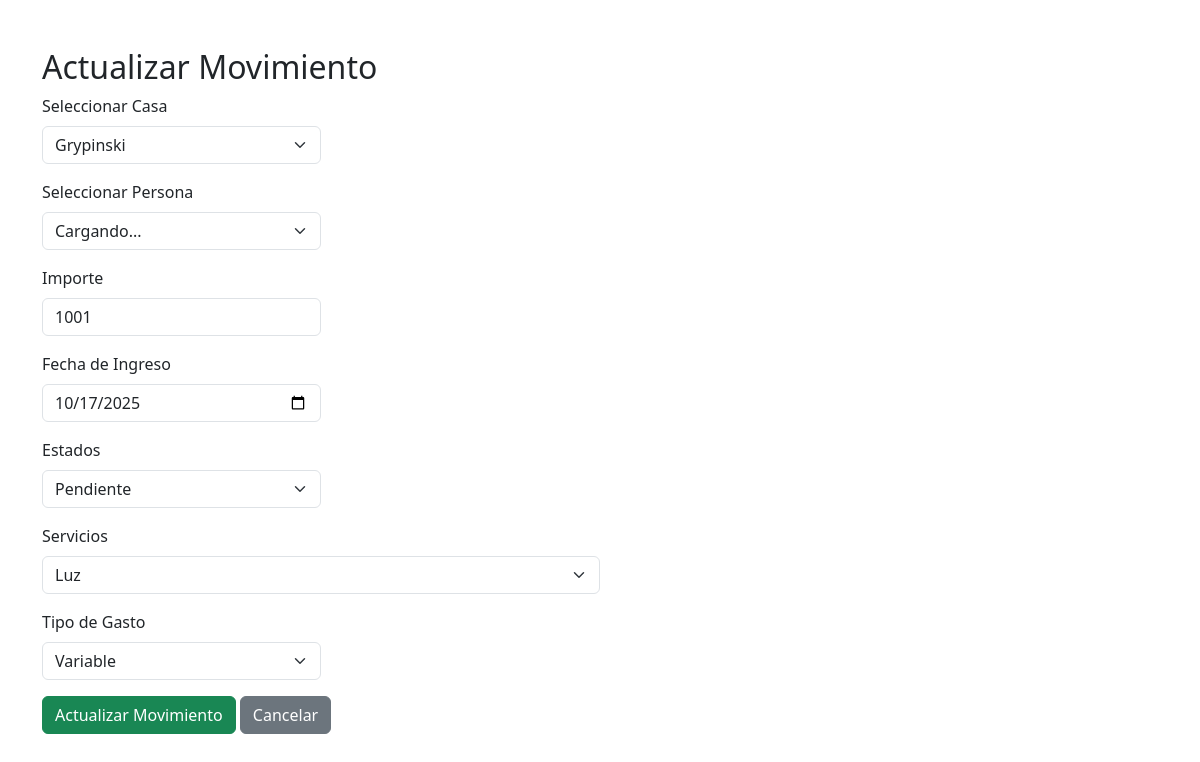
Page /views/movimientos/update_movimiento.php?upd=4 on the committed database.
### tables this page shows
CREATE TABLE `movimientos` (
  `id_movimientos` int(11) NOT NULL,
  `importe` int(11) DEFAULT NULL,
  `fecha_ingreso` date DEFAULT NULL,
  `id_casa` int(11) DEFAULT NULL,
  `id_persona` int(11) DEFAULT NULL,
  `estados` varchar(100) DEFAULT NULL,
  `servicios` varchar(100) DEFAULT NULL,
  `tipo_de_gastos` varchar(100) DEFAULT NULL
);

CREATE TABLE `casa` (
  `id_casa` int(11) NOT NULL,
  `nombre` varchar(50) DEFAULT NULL,
  `calle` varchar(50) DEFAULT NULL,
  `numero` int(11) DEFAULT NULL,
  `localidad` varchar(50) DEFAULT NULL,
  `provincia` varchar(50) NOT NULL,
  `id_usuarios` int(11) DEFAULT NULL
);

### views/movimientos/update_movimiento.php (the view, shortened to what this page needs)
<?php
include("../../conexion.php");
$datos = null;
$sql_casas = "SELECT id_casa, nombre FROM casa";
$resultado_casas = $conexion->query($sql_casas);
if (isset($_GET['upd'])) {
    $id = intval($_GET['upd']);
    $sql = "SELECT * FROM movimientos WHERE id_movimientos = ?";
    $stmt = $conexion->prepare($sql);
    $stmt->bind_param("i", $id);
    $stmt->execute();
    $resultado = $stmt->get_result();
    if ($resultado->num_rows > 0) {
        $datos = $resultado->fetch_assoc();
    }
}
?>
<!DOCTYPE html>
<html lang="es">
<head>
    <link href="https://cdn.jsdelivr.net/npm/bootstrap@5.3.6/dist/css/bootstrap.min.css" rel="stylesheet" />
</head>
<body>
<div class="container my-5">
    <h2>Actualizar Movimiento</h2>
    <form action="upd_movimiento.php" method="post">
        <div class="mb-3">
            <label for="casa" class="form-label">Seleccionar Casa</label>
            <select name="id_casa" id="casa" class="form-select w-25" required>
                <?php while($c = $resultado_casas->fetch_assoc()): ?>
                    <option value="<?= $c['id_casa'] ?>" <?= ($c['id_casa']==$datos['id_casa'])?'selected':'' ?>>
                        <?= htmlspecialchars($c['nombre']) ?>
                    </option>
                <?php endwhile; ?>
            </select>
        </div>
        <div class="mb-3">
            <label for="persona" class="form-label">Seleccionar Persona</label>
            <select name="id_persona" id="persona" class="form-select w-25" required>
                <option value="" disabled selected>-- Selecciona una persona --</option>
            </select>
        </div>
        <div class="mb-3">
            <label for="importe" class="form-label">Importe</label>
            <input type="number" name="importe" id="importe" class="form-control w-25" step="0.01"
                   value="<?= $datos['importe'] ?>" required />
        </div>
        <div class="mb-3">
            <label for="fecha_ingreso" class="form-label">Fecha de Ingreso</label>
            <input type="date" name="fecha_ingreso" id="fecha_ingreso" class="form-control w-25"
                   value="<?= $datos['fecha_ingreso'] ?>" required />
        </div>
        <div class="mb-3">
            <label class="form-label">Estados</label>
            <select name="estados" class="form-select w-25" required>
                <option value="pendiente" <?= ($datos['estados']=='pendiente')?'selected':'' ?>>Pendiente</option>
            </select>
        </div>
        <div class="mb-3">
            <label class="form-label">Servicios</label>
            <select name="servicios" class="form-select w-50" required>
                <?php
                $servicios = ["Comidas y Bebidas","Supermercado","Transporte","Hogar","Luz","Gas","Internet y Cable","Salud","Entretenimiento","Otros","Prepaga","Sueldo","Aguinaldo"];
                foreach($servicios as $s): ?>
                    <option value="<?= $s ?>" <?= ($datos['servicios']==$s)?'selected':'' ?>><?= $s ?></option>
                <?php endforeach; ?>
            </select>
        </div>
        <div class="mb-3">
            <label for="tipo_de_gastos" class="form-label">Tipo de Gasto</label>
            <select name="tipo_de_gastos" class="form-select w-25" required>
                <option value="Variable" <?= ($datos['tipo_de_gastos']=='Variable')?'selected':'' ?>>Variable</option>
            </select>
        </div>
        <button type="submit" class="btn btn-success">Actualizar Movimiento</button>
        <a href="index_movimientos.php" class="btn btn-secondary">Cancelar</a>
    </form>
</div>
</body>
</html>

### rows in the picture
movimientos: id_casa "Grypinski", importe "1001", fecha_ingreso "10/17/2025", estados "Pendiente", servicios "Luz", tipo_de_gastos "Variable"
